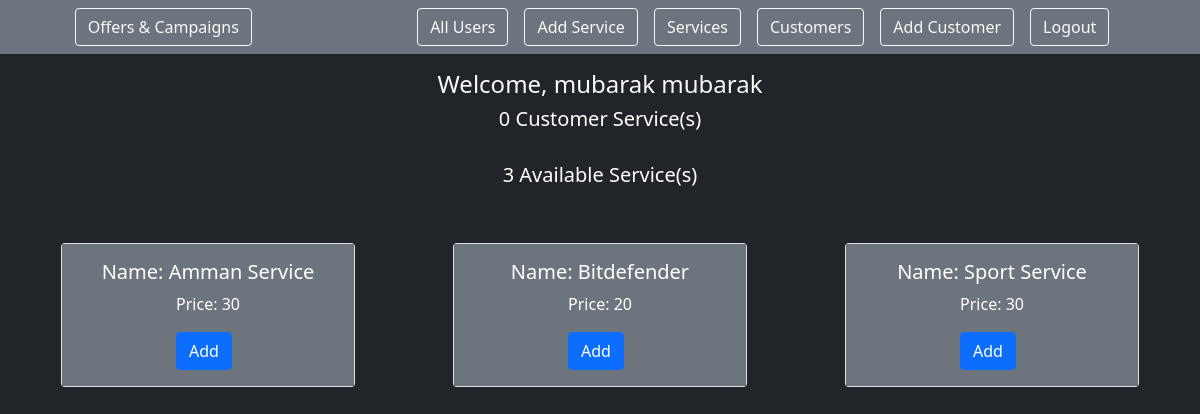
The page /crm/cust_serv/20 (signed in) on the database its author committed.
### login_app/models.py (models this page shows)
class Employee(models.Model):
    first_name = models.CharField(max_length=255)
    last_name = models.CharField(max_length=255)
    email = models.CharField(max_length=255)
    password = models.CharField(max_length=255)
    admin = models.BooleanField(default=False)
    created_at = models.DateTimeField(auto_now_add=True)
    updated_at = models.DateTimeField(auto_now=True)
    objects = EmployeeManager()

### crm_app/models.py (models this page shows)
class Service(models.Model):
    name = models.CharField(max_length=255)
    price=models.IntegerField()
    customers = models.ManyToManyField(Customer, related_name="services")
    created_at = models.DateTimeField(auto_now_add=True)
    updated_at = models.DateTimeField(auto_now=True)
    objects = ServiceManager()

### crm_app/views.py (the view)
# urls.py: path('cust_serv/<cust_id>',views.customer_services),
def customer_services(request, cust_id):
    if ('employeeid' in request.session):
        user = Employee.objects.get(id=request.session['employeeid'])
        this_cust = Customer.objects.get(id=cust_id)
        available_services = Service.objects.exclude(customers=cust_id)
        context = {
            'user': user,
            'this_cust': this_cust,
            'customer_services': this_cust.services.all(),
            'available_services': available_services,
        }
        return render(request, 'cust_serv.html', context)
    else:
        return redirect('/')

### crm_app/templates/cust_serv.html (shortened to what this page needs)
<!DOCTYPE html>
<html lang="en">
<head>
    <link href="https://cdn.jsdelivr.net/npm/bootstrap@5.1.3/dist/css/bootstrap.min.css" rel="stylesheet"
 />
</head>
<body class="bg-dark text-50">
    <nav class="navbar navbar-dark bg-secondary justify-content-around text-white">
        <a class="btn btn-outline-light me-3" href='/crm/offers'>Offers & Campaigns</a>
        <div class='d-flex justify-content'>
            {%if user.admin%}
            <a class="btn btn-outline-light me-3 " href='/all_employee'>All Users</a>
            <a class="btn btn-outline-light me-3 " href='/crm/new_service'>Add Service</a>
            {%endif%}
            <a class="btn btn-outline-light me-3 " href='/crm/all_services'>Services</a>
            <a class="btn btn-outline-light me-3 " href='/crm/all_customers'>Customers</a>
            <a class="btn btn-outline-light me-3 " href='/crm/new'>Add Customer</a>
            <a class="btn btn-outline-light me-3 " href='/logout'>Logout</a>
    </nav>
    <h4 class="mt-3 text-light text-center">Welcome, {{user.first_name}} {{user.last_name}}
    <h5 class="text-white text-center">{{customer_services.count}}  Customer Service(s) </h5>
    <br/>
    <h5 class="text-white text-center">{{available_services.count}}  Available Service(s) </h5>
    <div class=" container-fluid d-flex flex-wrap justify-content-around  text-white">
        {% for s in available_services %}
            <div class="card mt-5 ml-5 col-3  text-center mx-1">
                <div class="card-body bg-secondary text-white">
                    <h5>Name: {{s.name}}</h5>
                    <p>Price: {{s.price}}</p>
                    <a href="/crm/add/{{this_cust.id}}/{{s.id}}" onclick="return confirm('Are you sure?')" class="btn btn-primary me-2">Add</a>
                </div>
            </div>
        {%endfor%}
    </div>
</body>
</html>

### rows shown on the page
Employee: first_name "mubarak", last_name "mubarak"
Service: name "Amman Service", price "30"
Service: name "Bitdefender", price "20"
Service: name "Sport Service", price "30"

### other values the page prints
{{ customer_services.count }} "0"
{{ available_services.count }} "3"
